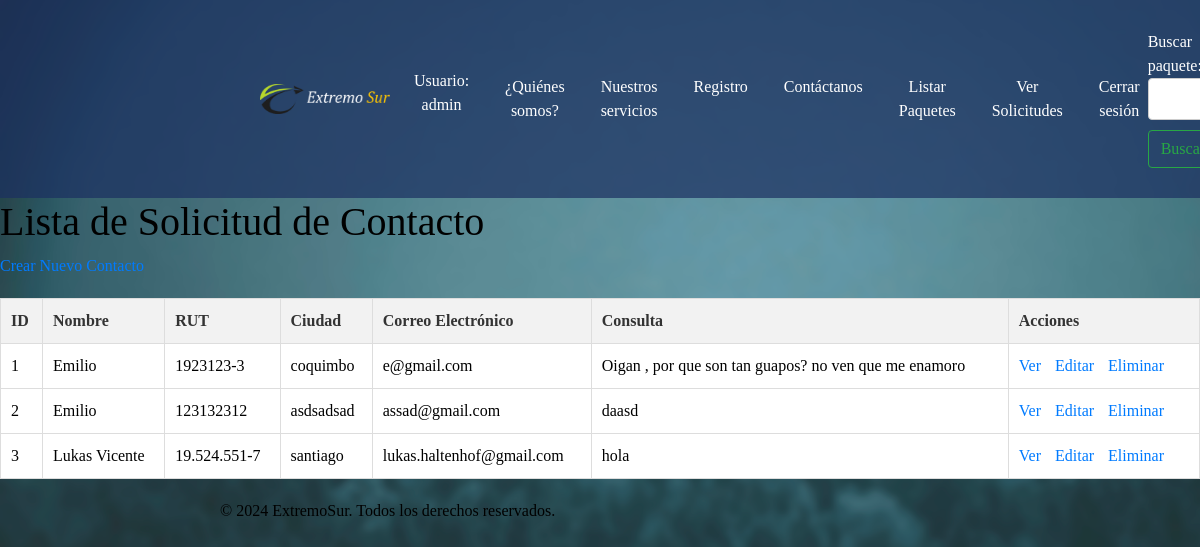
Before: /contactos/ (signed in) with the older database file.
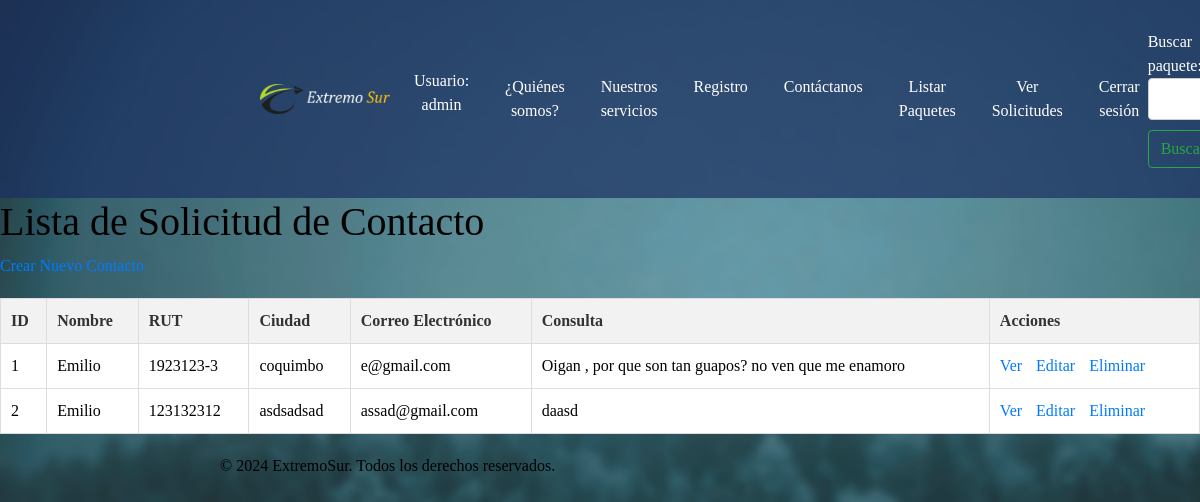
After: the same page with the newer database file.
### gestionviajes/models.py (models this page shows, shortened)
class FormularioContacto(models.Model):
    nombre = models.CharField(max_length=100)
    rut = models.CharField(max_length=12)
    ciudad = models.CharField(max_length=100)
    correo_electronico = models.EmailField()
    consulta = models.TextField()

### gestionviajes/views.py (the view)
# urls.py: path('contactos/', views.contacto_list, name='contacto_list'),
@staff_member_required
def contacto_list(request):
    contactos = FormularioContacto.objects.all()
    return render(request, 'contacto_list.html', {'contactos': contactos})

### gestionviajes/forms.py
class BuscarPaqueteForm(forms.Form):
    query = forms.CharField(label='Buscar paquete', max_length=100)

### gestionviajes/context_processors.py (called while the page is built)
def search_form(request):
    return {'buscar_form': BuscarPaqueteForm()}

### gestionviajes/templates/contacto_list.html (shortened to what this page needs)
{% extends 'base.html' %}
{% load static %}
{% block content %}
<!DOCTYPE html>
<html>
<head>
    <link rel="stylesheet" type="text/css" href="{% static 'styles.css' %}">
</head>
<body>
    <h1>Lista de Solicitud de Contacto</h1>
    <a href="{% url 'contacto_create' %}">Crear Nuevo Contacto</a>
    <table>
        <thead>
            <tr>
                <th>ID</th>
                <th>Nombre</th>
                <th>RUT</th>
                <th>Ciudad</th>
                <th>Correo Electrónico</th>
                <th>Consulta</th>
                <th>Acciones</th>
            </tr>
        </thead>
        <tbody>
            {% for contacto in contactos %}
            <tr>
                <td>{{ contacto.id }}</td>
                <td>{{ contacto.nombre }}</td>
                <td>{{ contacto.rut }}</td>
                <td>{{ contacto.ciudad }}</td>
                <td>{{ contacto.correo_electronico }}</td>
                <td>{{ contacto.consulta }}</td>
                <td>
                    <a href="{% url 'contacto_detail' contacto.id %}">Ver</a>
                    <a href="{% url 'contacto_update' contacto.id %}">Editar</a>
                    <a href="{% url 'contacto_delete' contacto.id %}">Eliminar</a>
                </td>
            </tr>
            {% endfor %}
        </tbody>
    </table>
</body>
</html>
{% endblock %}

### gestionviajes/templates/base.html (shortened to what this page needs)
<!DOCTYPE html>
<html lang="es">
<head>
    {% load static %}
    <link rel="stylesheet" href="https://cdn.jsdelivr.net/npm/bootstrap@4.6.2/dist/css/bootstrap.min.css"
>
    <link rel="stylesheet" href="{% static 'css/styles.css' %}" />
    <link rel="stylesheet" href="https://cdnjs.cloudflare.com/ajax/libs/font-awesome/5.15.4/css/all.min.css">
</head>
<body>
    <header>
        <nav class="navbar navbar-expand-lg">
            <div class="container">
                <a class="navbar-brand" href="{% url 'index' %}">
                    <img src="{% static 'img/logo_extremo_sur.png' %}" class="d-inline-block align-top" alt="Logo">
                </a>
                <div class="collapse navbar-collapse" id="navbarNav">
                    <ul class="navbar-nav ml-auto">
                        {% if user.is_authenticated %}
                            <li class="nav-item">
                                <span class="nav-link">Usuario: {{ user.username }}</span>
                            </li>
                        {% endif %}
                        <li class="nav-item">
                            <a class="nav-link active" href="{% url 'index' %}">¿Quiénes somos?</a>
                        </li>
                        <li class="nav-item">
                            <a class="nav-link" href="{% url 'vista_paquetes_cliente' %}">Nuestros servicios</a>
                        </li>
                        <li class="nav-item">
                            <a class="nav-link" href="{% url 'registro_cliente' %}">Registro</a>
                        </li>
                        <li class="nav-item">
                            <a class="nav-link" href="{% url 'contacto' %}">Contáctanos</a>
                        </li>
                        {% if user.is_staff %}
                            <li class="nav-item">
                                <a class="nav-link" href="{% url 'paquete_list' %}">Listar Paquetes</a>
                            </li>
                            <li class="nav-item">
                                <a class="nav-link" href="{% url 'contacto_list' %}">Ver Solicitudes</a>
                            </li>
                        {% endif %}
                        {% if user.is_authenticated %}
                        <li class="nav-item">
                            <a class="nav-link" href="{% url 'logout' %}">Cerrar sesión</a>
                        </li>
                    {% else %}
                        <li class="nav-item">
                            <a class="nav-link" href="{% url 'login' %}">Iniciar sesión</a>
                        </li>
                    {% endif %}
                    </ul>
                    <form class="form-inline my-2 my-lg-0" method="GET" action="{% url 'vista_paquetes_cliente' %}">
                        {{ buscar_form.query.label_tag }}
                        {{ buscar_form.query }}
                        <button class="btn btn-outline-success my-2 my-sm-0" type="submit">Buscar</button>
                    </form>
                </div>
            </div>
        </nav>
    </header>
    {% block content %}{% endblock %}
    <footer>
        <div class="container">
            <p>&copy; 2024 ExtremoSur. Todos los derechos reservados.</p>
        </div>
    </footer>
</body>
</html>

### gestionviajes/static/css/styles.css (style rules this page uses)
body { font-family: Cambria, Cochin, Georgia, Times, 'Times New Roman', serif; color: #000; margin: 0; padding: 0; background-image: url('/static/img/fondo.png'); background-repeat: repeat-y; background-attachment: fixed; background-size: cover; }
.navbar { background-color: rgba(28, 47, 97, 0.7); color: white; padding: 10px 0; }
.navbar ul { list-style-type: none; margin: 0; padding: 0; text-align: center; }
.navbar ul li { display: inline-block; margin-right: 20px; }
.navbar ul li:last-child { margin-right: 0; }
.navbar ul li a { display: block; color: white; text-align: center; padding: 14px 16px; text-decoration: none; }
form { margin-top: 20px; }
form label { display: block; margin-bottom: 5px; }
form input, form textarea { width: 100%; padding: 8px; margin-bottom: 10px; border: 1px solid #ccc; border-radius: 4px; box-sizing: border-box; }
form button { background-color: #4CAF50; color: white; padding: 10px 20px; border: none; border-radius: 4px; cursor: pointer; }
.container { max-width: 800px; margin: 0 auto; padding: 20px; }
.navbar-brand img { width: 150px; height: auto; margin-left: 20px; padding-left: 20px; }
table { width: 100%; border-collapse: collapse; margin-top: 20px; font-size: 16px; }
table th, table td { padding: 10px; text-align: left; border: 1px solid #ddd; }
table th { background-color: #f2f2f2; color: #333; }
table td { background-color: #fff; }
table a { color: #007bff; text-decoration: none; margin-right: 10px; }

### gestionviajes/templates/base.html (style rules this page uses)
.navbar { background-color: black; color: white; }
.navbar-brand img { max-height: 30px; }
.navbar-nav .nav-item .nav-link { color: white !important; }

Changed rows visible on the page:
removed FormularioContacto: id "3", nombre "Lukas Vicente", rut "19.524.551-7", ciudad "santiago", correo_electronico "lukas.haltenhof@gmail.com", consulta "hola"
